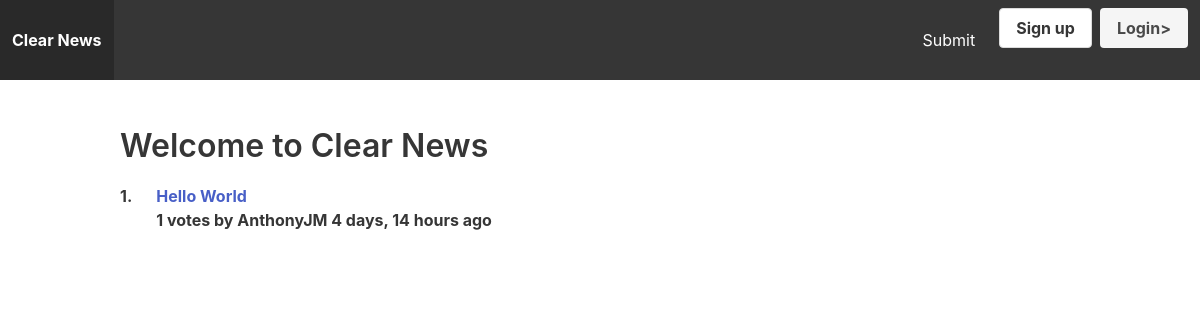
The page / on the database its author committed.
### apps/story/models.py (models this page shows, shortened)
class Story(models.Model):
    title = models.CharField(max_length = 255)
    url = models.URLField()
    number_of_votes = models.IntegerField(default=1)
    created_by = models.ForeignKey(User, related_name='stories',on_delete=models.CASCADE)
    created_at = models.DateTimeField(auto_now_add=True)
    class Meta:
        ordering = ['-created_at']

### apps/story/views.py (the view)
# urls.py: path('',frontpage, name='frontpage'),
def frontpage(request):
    date_from = datetime.datetime.now() - datetime.timedelta(days =1)
    stories = Story.objects.all().order_by('-number_of_votes')[0:30]
    return render(request, 'story/frontpage.html',{'stories':stories})

### apps/story/templates/story/frontpage.html
{% extends 'core/base.html' %}
{% block content %}
    <div class="container">
        <div class="columns">
            <div class="column is-12">
                <h1 class="title">Welcome to Clear News</h1>
            </div>
        </div>
    <div class ="columns">
        <div clas = "column is-12">
            <table class = "table is-striped is-fullwidth">
                <tbody>
                    {% for story in stories %}
                    <tr>
                        <td> {{forloop.counter}}.</td>
                        <td>
                            <a href ="{{story.url }}" tagret ="_blank"> {{story.title}}</a>
                            <p>{{story.number_of_votes}} votes by {{story.created_by.username}} {{story.created_at |timesince}} ago</p>
                        </td>
                    </tr>
                {%endfor%}
                </tbody>
        </div>
    </div>
</div>
{% endblock %}

### rows shown on the page
Story: title "Hello World", number_of_votes "1", created_by.username "AnthonyJM", created_at "4 days, 14 hours"
